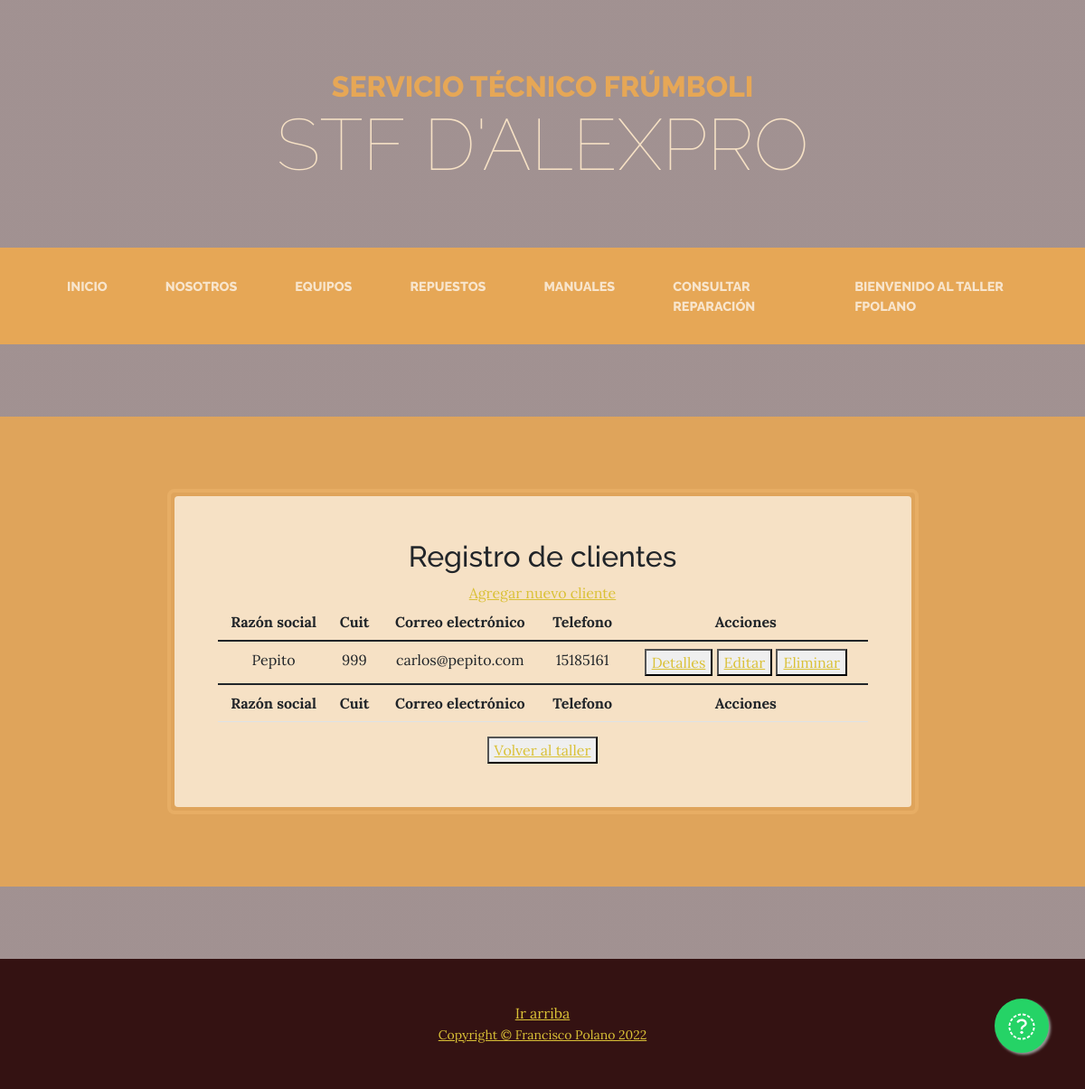
The page /STFprivado/clientes (signed in) on the database its author committed.
### STFprivado/models.py (models this page shows, shortened)
class Clientes(models.Model):
    razonSocial = models.CharField(max_length=60)
    cuit = models.PositiveSmallIntegerField(blank = True)
    contacto = models.CharField(max_length=60,blank=True)
    email = models.EmailField()
    telefono = models.PositiveSmallIntegerField()
    direccion = models.CharField(max_length=100,blank = True)

### STFprivado/views.py (the view)
# urls.py: path('clientes', views.clientesLista, name = "Clientes lista"),
def clientesLista(request):
    clientes = Clientes.objects.all()
    return render(request, "STFprivado/clientes/clientesLista.html",{'datos':clientes})

### STFprivado/templates/STFprivado/clientes/clientesLista.html
{% extends 'AppSTF/padre.html' %}
{% load static %}
{% block cuerpo %}
<section class="page-section cta">
    <div class="container">
        <div class="row">
            <div class="col-xl-9 mx-auto">
                <div class="cta-inner bg-faded text-center rounded">
                    <h2> Registro de clientes </h2>
                    <a href="{% url 'Clientes alta' %}">Agregar nuevo cliente</a>
                    <table class="table" id="ListaClientes">
                        <thead>
                            <tr>
                                <th>Razón social</th>
                                <th>Cuit</th>
                                <th>Correo electrónico</th>
                                <th>Telefono</th>
                                <th>Acciones</th>
                            </tr>
                        </thead>
                        <tbody>
                            {% if datos %}
                                {% for cliente in datos %}
                                    <tr>
                                        <td>{{cliente.razonSocial}}</td>
                                        <td>{{cliente.cuit}}</td>
                                        <td>{{cliente.email}}</td>
                                        <td>{{cliente.telefono}}</td>
                                        <td>
                                            <button>
                                                <a href="{% url 'Clientes detalle' cliente.id %}">Detalles</a>
                                            </button>
                                            {% if user.is_authenticated %}
                                            <button>
                                                <a href="{% url 'Clientes modificacion' cliente.id %}">Editar</a>
                                            </button>
                                            <button>
                                                <a href="{% url 'Clientes borrar' cliente.id %}">Eliminar</a>
                                            </button>
                                            {% endif %}
                                        </td>
                                    </tr>
                                {% endfor %}
                            {% else %}
                                <tr><td>No hay clientes disponibles</td></tr>
                            {% endif %}
                        </tbody>
                        <tfoot>
                            <tr>
                                <th>Razón social</th>
                                <th>Cuit</th>
                                <th>Correo electrónico</th>
                                <th>Telefono</th>
                                <th>Acciones</th>
                            </tr>
                        </tfoot>
                    </table>
                <button>
                    <a href="{% url 'Taller' %}">Volver al taller</a>
                </button>
                </div>
            </div>
        </div>
    </div>
</section>
{% endblock %}

### AppSTF/templates/AppSTF/padre.html (shortened to what this page needs)
{% load static %}
<!DOCTYPE html>
<html lang="es">
    <head>
        <link href="{%static 'AppSTF/css/styles.css' %}" rel="stylesheet" />
    </head>
    <body>
        <header>
            <h1 class="site-heading text-center text-faded d-none d-lg-block">
                <span class="site-heading-upper text-primary mb-3">Servicio Técnico Frúmboli</span>
                <span class="site-heading-lower">STF D'Alexpro</span>
            </h1>
        </header>
        <nav class="navbar navbar-expand-lg navbar-dark py-lg-4" id="mainNav">
            <div class="container">
                <div class="collapse navbar-collapse" id="navbarSupportedContent">
                    <ul class="navbar-nav mx-auto">
                        <li class="nav-item px-lg-4"><a class="nav-link text-uppercase" href="{% url 'Inicio' %}">Inicio</a></li>
                        <li class="nav-item px-lg-4"><a class="nav-link text-uppercase" href="{% url 'Nosotros' %}">Nosotros</a></li>
                        <li class="nav-item px-lg-4"><a class="nav-link text-uppercase" href="{% url 'Maquinas lista' %}">Equipos</a></li>
                        <li class="nav-item px-lg-4"><a class="nav-link text-uppercase" href="{% url 'Repuestos lista' %}">Repuestos</a></li>
                        <li class="nav-item px-lg-4"><a class="nav-link text-uppercase" href="{% url 'Manuales lista' %}">Manuales</a></li>
                        <li class="nav-item px-lg-4"><a class="nav-link text-uppercase" href="{% url 'Buscar' %}">Consultar reparación</a></li>
                        {% if user.is_authenticated %}
                        <li class="nav-item px-lg-4"><a class="nav-link text-uppercase" href="{% url 'Taller' %}">Bienvenido al taller {{user.username}}</a></li>
                        {% endif %}
                    </ul>
                </div>
            </div>
        </nav>
        {% block cuerpo %}
        {% endblock %}
        <link rel="stylesheet" href="https://maxcdn.bootstrapcdn.com/font-awesome/4.5.0/css/font-awesome.min.css">
        <a href="https://api.whatsapp.com/send?phone=5491153458372&text=Hola" class="float" target="_blank">
        <i class="fa fa-whatsapp my-float"></i>
        </a>
        <footer class="footer text-faded text-center py-5">
            <a href="#barra_navegacion"> Ir arriba </a>
            <div class="container"><p class="m-0 small"><a href="{% url 'Desarrollador' %}">Copyright &copy; Francisco Polano 2022 </a></p></div>
        </footer>
    </body>
</html>

### rows shown on the page
Clientes: razonSocial "Pepito", cuit "999", email "carlos@pepito.com", telefono "15185161"

### other values the page prints
{{ user.username }} "FPOLANO"
